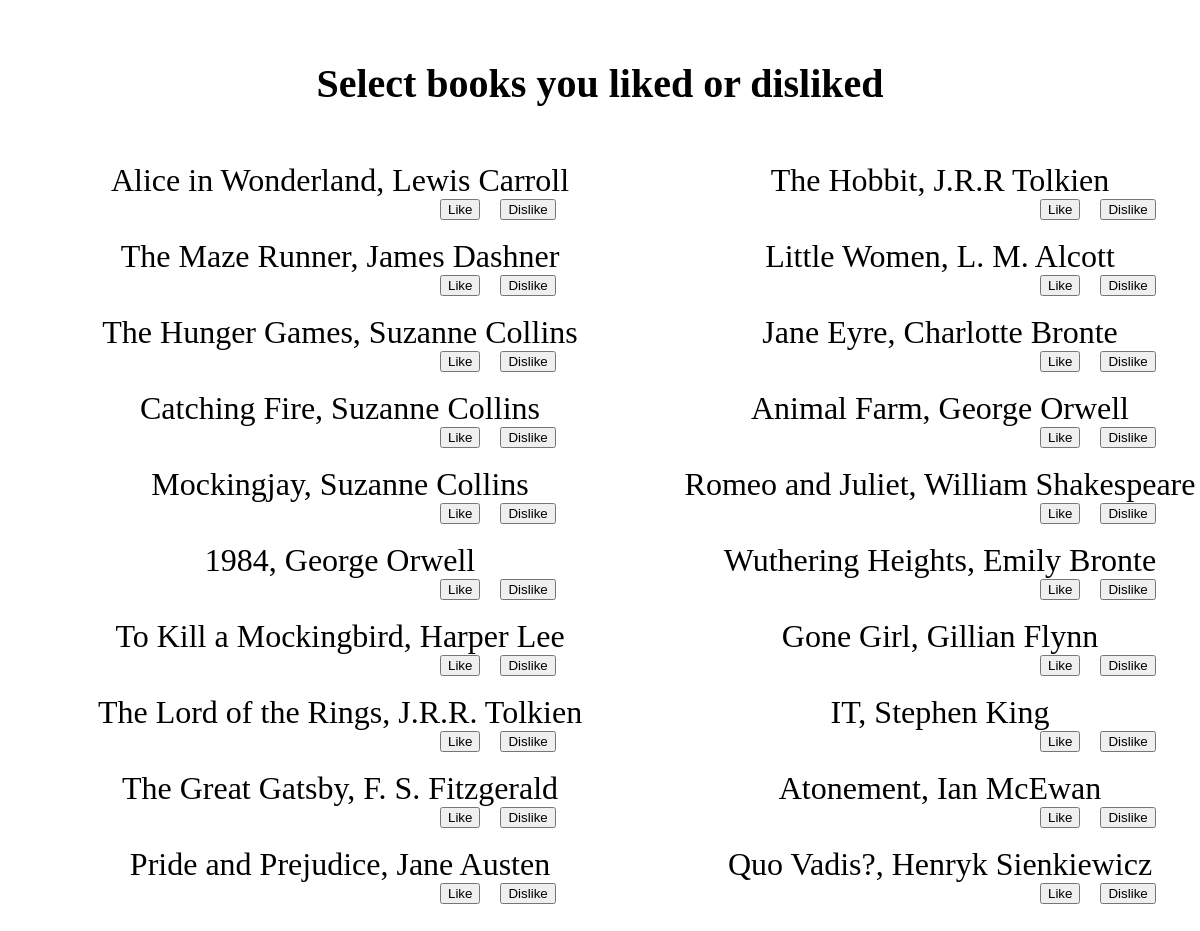
The page /prefer/ on the database its author committed.
### webApp/models.py (models this page shows, shortened)
class Book(models.Model):
    title = models.CharField(max_length=50)
    author = models.CharField(max_length=40)

### webApp/views.py (the view)
# urls.py: path('prefer/', prefer, name='prefer'),
def prefer(request):
    books_part_one = Book.objects.all().order_by('id')[:10]
    books_part_two = Book.objects.all().filter(pk__in=[11, 12, 13, 14, 15, 16, 17, 18, 19, 20]).order_by('id')
    context = {'books_part_one': books_part_one, 'books_part_two': books_part_two}
    return render(request, 'prefer.html', context)

### templates/prefer.html (shortened to what this page needs)
<!DOCTYPE html>
<html lang="en">
<head>
</head>
<body>
<div class="page">
<h1 style="text-align: center;padding-top: 25px;font-family: 'Padauk Book';font-size: 40px">Select books you liked or disliked</h1>
  <div class="split left">
    <div class="centered">
      <ul>
        {% for book in books_part_one %}
      <ul style="font-size: xx-large">{{ book.title }}, {{ book.author }}</ul>
       <div style="display: flex">
        <form method="post" action="{% url 'like_post' %}">
          <button type="submit" name="book_like_id" value="{{ book.id }}" style="margin-left: 400px">Like</button>
        </form>
          <br>
        <form method="post" action="{% url 'dislike_post' %}">
          <button type="submit" name="book_dislike_id" value="{{ book.id }}" style="margin-left: 20px">Dislike</button>
        </form>
       </div>
        <br>
        {% endfor %}
      </ul>
    </div>
  </div>
  <div class="split right">
    <div class="centered">
       <ul>
        {% for book in books_part_two %}
         <ul style="font-size: xx-large">{{ book.title }}, {{ book.author }}</ul>
           <div style="display: flex">
            <form method="post" action="{% url 'like_post' %}" >
              <button type="submit" name="book_like_id" value="{{ book.id }}" style="margin-left: 400px">Like</button>
            </form>
             <br>
            <form method="post" action="{% url 'dislike_post' %}">
              <button type="submit" name="book_dislike_id" value="{{ book.id }}" style="margin-left: 20px">Dislike</button>
            </form>
           </div>
          <br>
        {% endfor %}
      </ul>
    </div>
  </div>
</div>
</body>
</html>

### templates/prefer.html (style rules this page uses)
.split { height: 100%; width: 50%; position: absolute; padding-top: 1%; }
.left { left: 0; }
.right { right: 0; }
.centered { text-align: center; }
form { text-align: center; }
.page { overflow-y: auto; overflow-x: auto; }

### rows shown on the page
Book: title "Alice in Wonderland", author "Lewis Carroll", {{ book.id }} 1 (drawn)
Book: title "The Maze Runner", author "James Dashner", {{ book.id }} 2 (drawn)
Book: title "The Hunger Games", author "Suzanne Collins", {{ book.id }} 3 (drawn)
Book: title "Catching Fire", author "Suzanne Collins", {{ book.id }} 4 (drawn)
Book: title "Mockingjay", author "Suzanne Collins", {{ book.id }} 5 (drawn)
Book: title "1984", author "George Orwell", {{ book.id }} 6 (drawn)
Book: title "To Kill a Mockingbird", author "Harper Lee", {{ book.id }} 7 (drawn)
Book: title "The Lord of the Rings", author "J.R.R. Tolkien", {{ book.id }} 8 (drawn)
Book: title "The Great Gatsby", author "F. S. Fitzgerald", {{ book.id }} 9 (drawn)
Book: title "Pride and Prejudice", author "Jane Austen", {{ book.id }} 10 (drawn)
Book: title "The Hobbit", author "J.R.R Tolkien", {{ book.id }} 11 (drawn)
Book: title "Little Women", author "L. M. Alcott", {{ book.id }} 12 (drawn)
Book: title "Jane Eyre", author "Charlotte Bronte", {{ book.id }} 13 (drawn)
Book: title "Animal Farm", author "George Orwell", {{ book.id }} 14 (drawn)
Book: title "Romeo and Juliet", author "William Shakespeare", {{ book.id }} 15 (drawn)
Book: title "Wuthering Heights", author "Emily Bronte", {{ book.id }} 16 (drawn)
Book: title "Gone Girl", author "Gillian Flynn", {{ book.id }} 17 (drawn)
Book: title "IT", author "Stephen King", {{ book.id }} 18 (drawn)
Book: title "Atonement", author "Ian McEwan", {{ book.id }} 19 (drawn)
Book: title "Quo Vadis?", author "Henryk Sienkiewicz", {{ book.id }} 20 (drawn)
